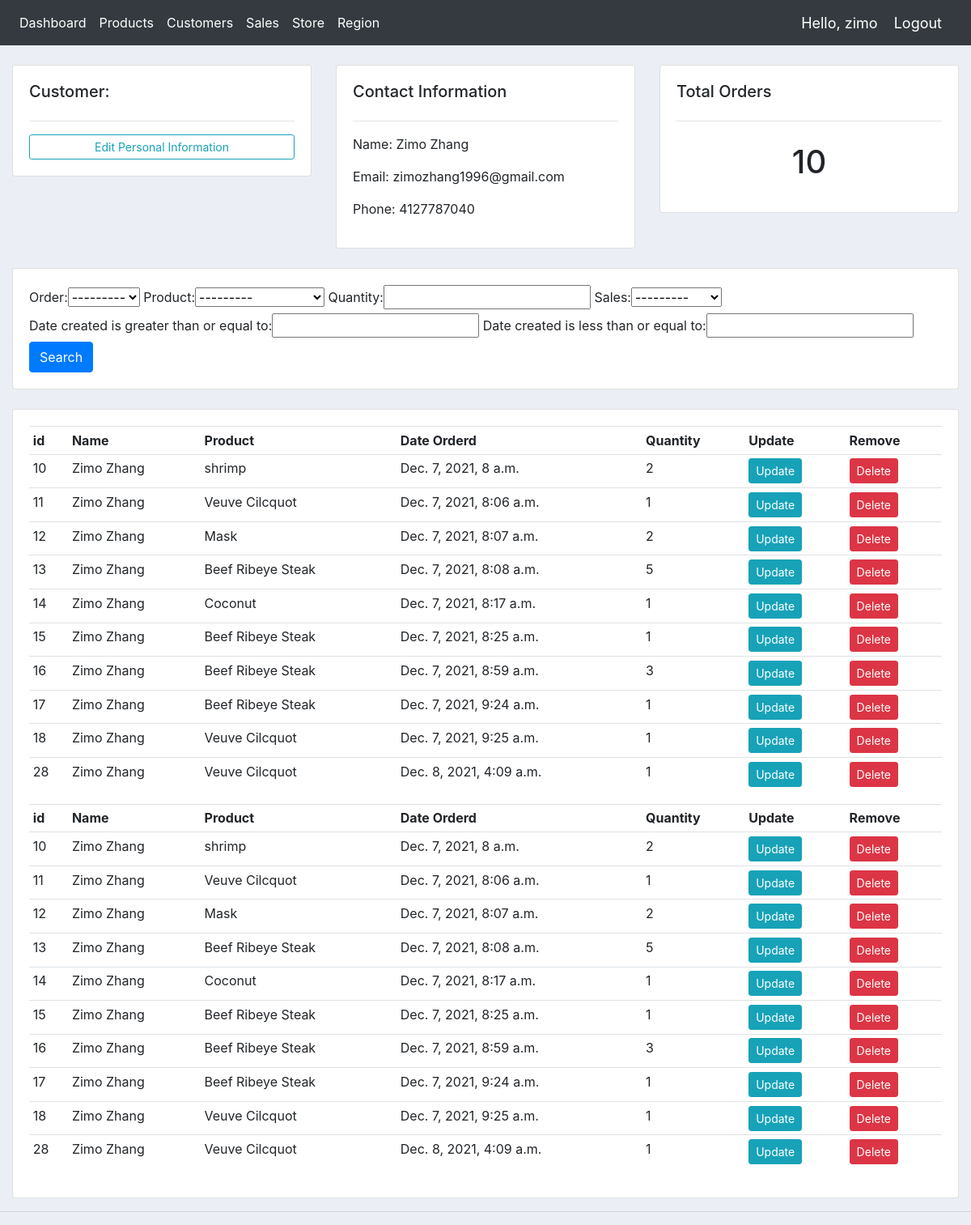
The page /customer/2/ (signed in) on the database its author committed.
### accounts/models.py (models this page shows, shortened)
class Customer(models.Model):
	CATEGORY = (
			('Home', 'Home'),
			('Business', 'Business'),
			)
	Gender = (
			('Male', 'Male'),
			('Female', 'Female'),
			)
	Marriage = (
			('Single', 'Single'),
			('Married', 'Married'),
			)
	user = models.OneToOneField(User, null=True, on_delete=models.CASCADE)
	name = models.CharField(max_length=200, null = True)
	email = models.EmailField(max_length=200, null = True)
	phone = models.CharField(max_length=10, null = True)
	address = models.CharField(max_length=200, null = True)
	city = models.CharField(max_length=200, null = True)
	zipcode = models.CharField(max_length=200, null = True)
	kind = models.CharField(max_length=200, choices = CATEGORY, null = True)
	age = models.IntegerField(default=0, null = True)
	income = models.IntegerField(default=0, null = True)
	gender = models.CharField(max_length=200, choices = Gender, null = True)
	marriage = models.CharField(max_length=200, choices = Marriage, null = True)
	business =  models.CharField(max_length=200, null = True)
	business_income = models.CharField(max_length=200, null = True)
	def __str__(self):
		return self.name

class OrderItem(models.Model):
	customer = models.ForeignKey(Customer, on_delete=models.PROTECT)
	order = models.ForeignKey(Order, on_delete=models.SET_NULL, null=True)
	product = models.ForeignKey(Product, on_delete= models.PROTECT)
	quantity = models.IntegerField(default=0)
	date_created = models.DateTimeField(auto_now_add=True, null=True)
	sales = models.ForeignKey(Sales, on_delete= models.PROTECT)

class Product(models.Model):
	CATEGORY = (
			('Seafood', 'Seafood'),
			('Beauty', 'Beauty'),
			('Wine, Beer & Spirits', 'Wine, Beer & Spirits'),
			('Meat', 'Meat'),
			('Snack', 'Snack'),
			)
	name = models.CharField(max_length=200)
	price = models.FloatField()
	category = models.CharField(max_length=200, choices=CATEGORY)
	inventory = models.IntegerField(default=100)
	store = models.ForeignKey(Store, on_delete=models.PROTECT, null = True)
	image = models.ImageField(null=True, blank=True)
	def __str__(self):
		return self.name

### accounts/decorators.py (the view)
		def wrapper_func(request, *args, **kwargs):
			group = None
			if request.user.groups.exists():
				group = request.user.groups.all()[0].name
			if group in allowed_roles:
				return view_func(request, *args, **kwargs)
			else:
				return render(request, "store/NotAuth.html")

### accounts/models.py (called while the page is built)
	def __str__(self):
		return self.name

	def __str__(self):
		return str(self.id)

### accounts/views.py (called while the page is built)
@login_required(login_url='login')
@allowed_users(allowed_roles=['admin'])
@admin_only
def customer(request, pk_test):
	customer = Customer.objects.get(id=pk_test)
	orders = customer.orderitem_set.all()
	order_count = orders.count()
	myFilter = OrderFilter(request.GET, queryset=orders)
	orders = myFilter.qs
	context = {'customer': customer, 'orders': orders, 'order_count': order_count,
			   'myFilter': myFilter}
	return render(request, 'accounts/customer.html', context)

### accounts/templates/accounts/customer.html
{%  extends 'accounts/main.html' %}
{% block content %}
	<br>
<div class="row">
	<div class="col-md">
		<div class="card card-body">
			<h5>Customer:</h5>
			<hr>
			<a class="btn btn-outline-info  btn-sm btn-block" href="{% url 'update_user' customer.id %}">Edit Personal Information</a>
		</div>
	</div>
	<div class="col-md">
		<div class="card card-body">
			<h5>Contact Information</h5>
			<hr>
			<p>Name: {{customer.name}}</p>
			<p>Email: {{customer.email}}</p>
			<p>Phone: {{customer.phone}}</p>
		</div>
	</div>
	<div class="col-md">
		<div class="card card-body">
			<h5>Total Orders</h5>
			<hr>
			<h1 style="text-align: center;padding: 10px">{{order_count}}</h1>
		</div>
	</div>
</div>
<br>
<div class="row">
	<div class="col">
		<div class="card card-body">
			<form method="get">
				{{myFilter.form}}
		    <button class="btn btn-primary" type="submit">Search</button>
		  </form>
		</div>
	</div>
</div>
<br>
<div class="row">
	<div class="col-md">
		<div class="card card-body">
			<table class="table table-sm">
				<tr>
					<th>id</th>
					<th>Name</th>
					<th>Product</th>
					<th>Date Orderd</th>
					<th>Quantity</th>
					<th>Update</th>
					<th>Remove</th>
				</tr>
				{% for order in orders %}
				<tr>
					<td>{{order.id}}</td>
					<td>{{order.customer}}</td>
					<td>{{order.product}}</td>
					<td>{{order.date_created}}</td>
					<td>{{order.quantity}}</td>
					<td><a class="btn btn-sm btn-info" href="{% url 'update_order' order.id %}">Update</a></td>
					<td><a class="btn btn-sm btn-danger" href="{% url 'delete_order' order.id %}">Delete</a></td>
				</tr>
				{% endfor %}
			</table>
			<table class="table table-sm">
				<tr>
					<th>id</th>
					<th>Name</th>
					<th>Product</th>
					<th>Date Orderd</th>
					<th>Quantity</th>
					<th>Update</th>
					<th>Remove</th>
				</tr>
				{% for order in orders %}
				<tr>
					<td>{{order.id}}</td>
					<td>{{order.customer}}</td>
					<td>{{order.product}}</td>
					<td>{{order.date_created}}</td>
					<td>{{order.quantity}}</td>
					<td><a class="btn btn-sm btn-info" href="{% url 'update_order' order.id %}">Update</a></td>
					<td><a class="btn btn-sm btn-danger" href="{% url 'delete_order' order.id %}">Delete</a></td>
				</tr>
				{% endfor %}
			</table>
		</div>
	</div>
</div>
{% endblock %}

### accounts/templates/accounts/navbar.html (shortened to what this page needs)
{% load static %}
<nav class="navbar navbar-expand-lg navbar-dark bg-dark">
  <div class="collapse navbar-collapse" id="navbarNav">
    <ul class="navbar-nav">
      <li class="nav-item active">
        <a class="nav-link" href="{% url 'home' %}">Dashboard</a>
      </li>
      <li class="nav-item active">
        <a class="nav-link" href="{% url 'products' %}">Products</a>
      </li>
      <li class="nav-item active">
        <a class="nav-link" href="{% url 'users' %}">Customers</a>
      </li>
      <li class="nav-item active">
        <a class="nav-link" href="{% url 'sales' %}">Sales</a>
      </li>
      <li class="nav-item active">
        <a class="nav-link" href="{% url 'stores' %}">Store</a>
      </li>
      <li class="nav-item active">
        <a class="nav-link" href="{% url 'regions' %}">Region</a>
      </li>
    </ul>
  </div>
  <span class="hello-msg">Hello, {{request.user}}</span>
  <span ><a  class="hello-msg" href="{% url 'logout' %}">Logout</a></span>
</nav>

### static/css/main.css (style rules this page uses)
body { background-color: #ebeff5; }

### accounts/templates/accounts/navbar.html (style rules this page uses)
.hello-msg { font-size: 18px; color: #fff; margin-right: 20px; }

### rows shown on the page
Customer: name "Zimo Zhang", email "zimozhang1996@gmail.com", phone "4127787040"
OrderItem: id "10", customer "Zimo Zhang", product "shrimp", date_created "Dec. 7, 2021, 8 a.m.", quantity "2"
OrderItem: id "11", customer "Zimo Zhang", product "Veuve Cilcquot", date_created "Dec. 7, 2021, 8:06 a.m.", quantity "1"
OrderItem: id "12", customer "Zimo Zhang", product "Mask", date_created "Dec. 7, 2021, 8:07 a.m.", quantity "2"
OrderItem: id "13", customer "Zimo Zhang", product "Beef Ribeye Steak", date_created "Dec. 7, 2021, 8:08 a.m.", quantity "5"
OrderItem: id "14", customer "Zimo Zhang", product "Coconut", date_created "Dec. 7, 2021, 8:17 a.m.", quantity "1"
OrderItem: id "15", customer "Zimo Zhang", product "Beef Ribeye Steak", date_created "Dec. 7, 2021, 8:25 a.m.", quantity "1"
OrderItem: id "16", customer "Zimo Zhang", product "Beef Ribeye Steak", date_created "Dec. 7, 2021, 8:59 a.m.", quantity "3"
OrderItem: id "17", customer "Zimo Zhang", product "Beef Ribeye Steak", date_created "Dec. 7, 2021, 9:24 a.m.", quantity "1"
OrderItem: id "18", customer "Zimo Zhang", product "Veuve Cilcquot", date_created "Dec. 7, 2021, 9:25 a.m.", quantity "1"
OrderItem: id "28", customer "Zimo Zhang", product "Veuve Cilcquot", date_created "Dec. 8, 2021, 4:09 a.m.", quantity "1"

### other values the page prints
{{ request.user }} "zimo"
{{ order_count }} "10"
